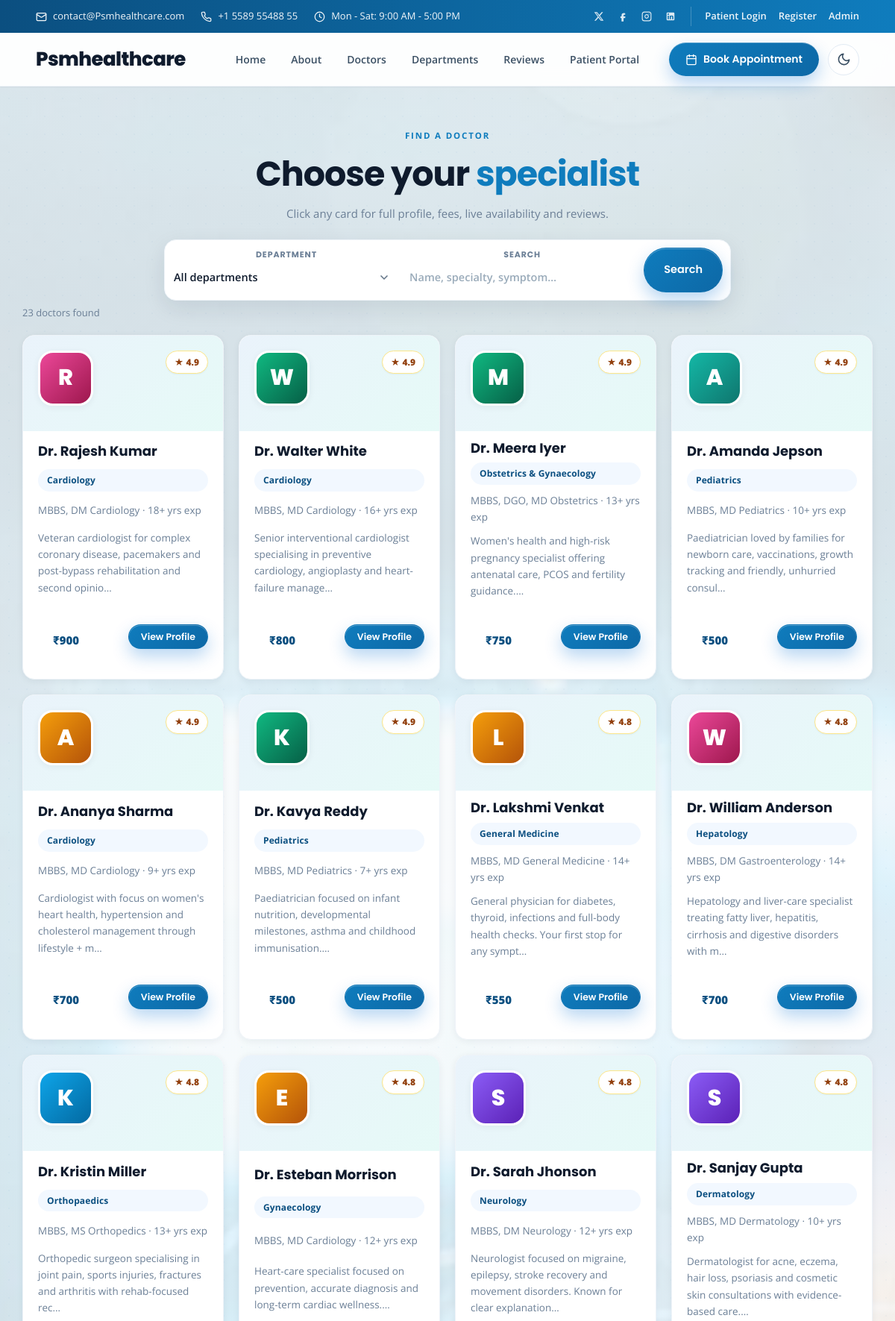
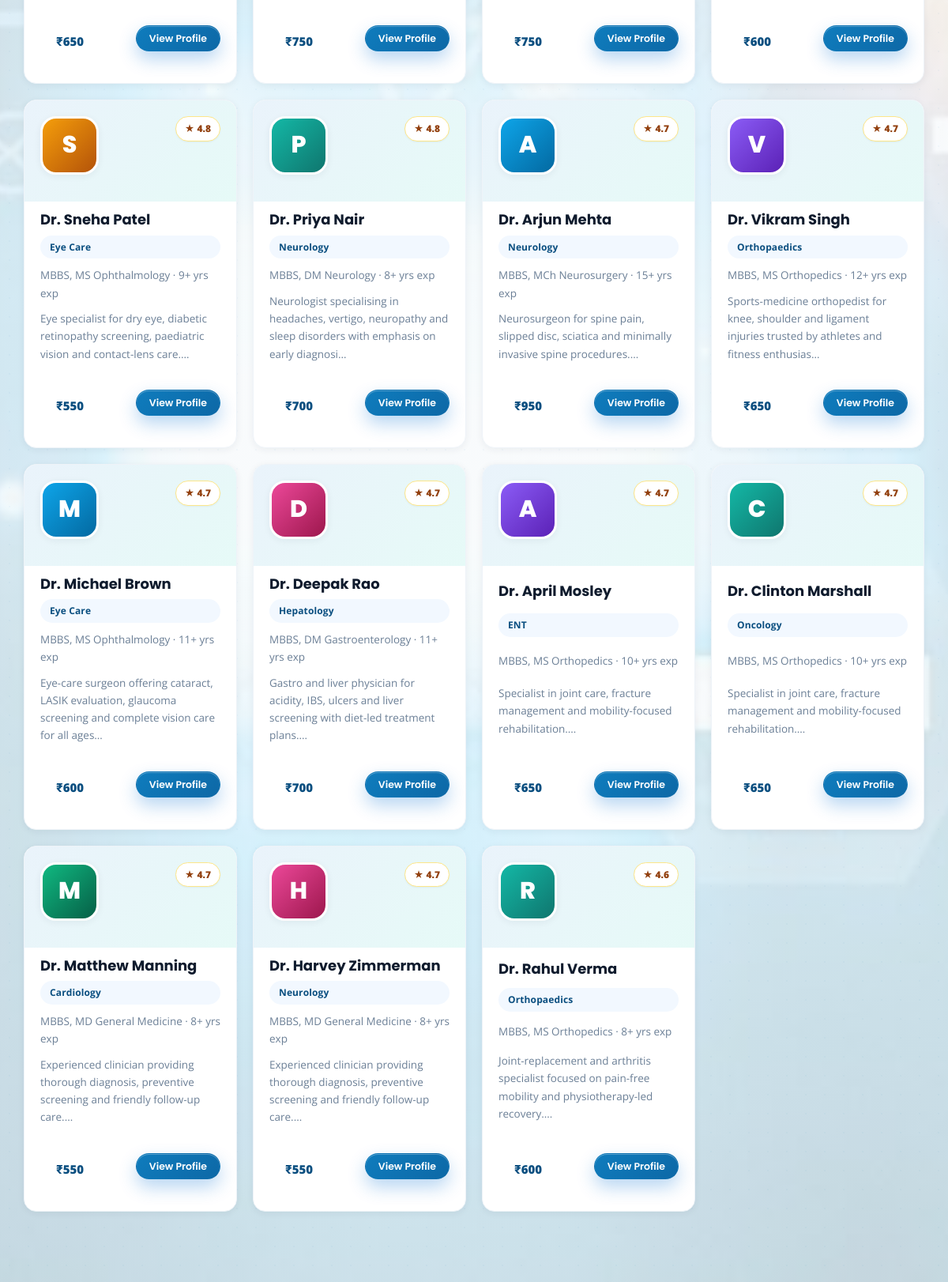
Page /doctors (upper part) on the committed database (2 pictures, top to bottom).
### tables this page shows
CREATE TABLE doctors (
        id INTEGER PRIMARY KEY AUTOINCREMENT,
        name TEXT NOT NULL,
        branch_id INTEGER NOT NULL REFERENCES branches(id) ON DELETE CASCADE
    , qualification TEXT NOT NULL DEFAULT '', experience INTEGER NOT NULL DEFAULT 0, bio TEXT NOT NULL DEFAULT '', languages TEXT NOT NULL DEFAULT 'English', fee INTEGER NOT NULL DEFAULT 500, rating REAL NOT NULL DEFAULT 4.8);

CREATE TABLE branches (
        id INTEGER PRIMARY KEY AUTOINCREMENT,
        name TEXT NOT NULL UNIQUE
    );

### app.py (the view)
@app.route("/doctors")
def doctors_page():
    q = (request.args.get("q") or "").strip()
    dept = request.args.get("dept", type=int)
    connection = db()
    branches = connection.execute("SELECT * FROM branches ORDER BY name").fetchall()
    sql = """
        SELECT d.*, b.name AS branch FROM doctors d
        JOIN branches b ON b.id = d.branch_id WHERE 1=1
    """
    params = []
    if dept:
        sql += " AND d.branch_id = ?"
        params.append(dept)
    if q:
        sql += " AND (d.name LIKE ? OR d.qualification LIKE ? OR b.name LIKE ?)"
        params += [f"%{q}%", f"%{q}%", f"%{q}%"]
    sql += " ORDER BY d.rating DESC, d.experience DESC"
    doctors = connection.execute(sql, params).fetchall()
    connection.close()
    return render_template("doctors.html", doctors=doctors, branches=branches, q=q, active_dept=dept)

### app.py (called while the page is built)
def db():
    os.makedirs(os.path.dirname(DB_PATH), exist_ok=True)
    connection = sqlite3.connect(DB_PATH)
    connection.row_factory = sqlite3.Row
    connection.execute("PRAGMA foreign_keys = ON")
    return connection

def current_user():
    return session.get("user")

@app.context_processor
def globals_for_templates():
    return {
        "current_user": current_user(),
        "today": date.today().isoformat(),
        "booking_days": BOOKING_DAYS,
        "consultation_fee": CONSULTATION_FEE,
        "currency_symbol": CURRENCY_SYMBOL,
        "hold_minutes": PAYMENT_HOLD_MINUTES
    }

### templates/doctors.html (shortened to what this page needs)
{% extends 'base.html' %}
{% block content %}
<section class="page-hero slim">
    <span class="eyebrow">FIND A DOCTOR</span>
    <h1>Choose your <em>specialist</em></h1>
    <p>Click any card for full profile, fees, live availability and reviews.</p>
    <form class="hero-search centered" method="get">
        <div class="hs-field"><label>Department</label>
            <select name="dept"><option value="">All departments</option>{% for b in branches %}<option value="{{ b.id }}" {% if active_dept==b.id %}selected{% endif %}>{{ b.name }}</option>{% endfor %}</select>
        </div>
        <div class="hs-field"><label>Search</label><input name="q" value="{{ q }}" placeholder="Name, specialty, symptom…"></div>
        <button class="btn btn-primary" type="submit">Search</button>
    </form>
</section>
<section class="section">
    <p class="muted" style="margin-bottom:18px">{{ doctors|length }} doctor{{ 's' if doctors|length != 1 }} found</p>
    <div class="doctors-grid pro-grid">
        {% for doc in doctors %}
        <a class="doctor-card pro-card" href="{{ url_for('doctor_detail', doctor_id=doc.id) }}">
            <div class="doc-top"><div class="doc-photo p-{{ (doc.id % 6) + 1 }}">{{ doc.name[0] }}</div><span class="rating-chip">★ {{ '%.1f'|format(doc.rating or 4.8) }}</span></div>
            <h4>Dr. {{ doc.name }}</h4>
            <span class="badge">{{ doc.branch }}</span>
            <p class="doc-qual">{{ doc.qualification or 'MBBS, MD' }} · {{ doc.experience or 5 }}+ yrs exp</p>
            <p class="doc-bio">{{ (doc.bio or '')[:110] }}…</p>
            <div class="doc-foot"><span class="doc-fee">{{ currency_symbol }}{{ doc.fee if doc.fee is not none else consultation_fee }}</span><span class="btn btn-primary btn-sm">View Profile</span></div>
        </a>
        {% else %}
        <div class="empty"><h3>No doctors match your search</h3><p>Try a different department or keyword.</p></div>
        {% endfor %}
    </div>
</section>
{% endblock %}

### rows in the picture
doctors: name "R", rating "4.9", name "Rajesh Kumar", branch "Cardiology", qualification "MBBS, DM Cardiology", experience "18", bio "Veteran cardiologist for complex coronary disease, pacemakers and post-bypass rehabilitation and second opinio", currency_symbol "₹", fee "900"
doctors: name "W", rating "4.9", name "Walter White", branch "Cardiology", qualification "MBBS, MD Cardiology", experience "16", bio "Senior interventional cardiologist specialising in preventive cardiology, angioplasty and heart-failure manage", currency_symbol "₹", fee "800"
doctors: name "M", rating "4.9", name "Meera Iyer", branch "Obstetrics & Gynaecology", qualification "MBBS, DGO, MD Obstetrics", experience "13", bio "Women's health and high-risk pregnancy specialist offering antenatal care, PCOS and fertility guidance.", currency_symbol "₹", fee "750"
doctors: name "A", rating "4.9", name "Amanda Jepson", branch "Pediatrics", qualification "MBBS, MD Pediatrics", experience "10", bio "Paediatrician loved by families for newborn care, vaccinations, growth tracking and friendly, unhurried consul", currency_symbol "₹", fee "500"
doctors: name "A", rating "4.9", name "Ananya Sharma", branch "Cardiology", qualification "MBBS, MD Cardiology", experience "9", bio "Cardiologist with focus on women's heart health, hypertension and cholesterol management through lifestyle + m", currency_symbol "₹", fee "700"
doctors: name "K", rating "4.9", name "Kavya Reddy", branch "Pediatrics", qualification "MBBS, MD Pediatrics", experience "7", bio "Paediatrician focused on infant nutrition, developmental milestones, asthma and childhood immunisation.", currency_symbol "₹", fee "500"
doctors: name "L", rating "4.8", name "Lakshmi Venkat", branch "General Medicine", qualification "MBBS, MD General Medicine", experience "14", bio "General physician for diabetes, thyroid, infections and full-body health checks. Your first stop for any sympt", currency_symbol "₹", fee "550"
doctors: name "W", rating "4.8", name "William Anderson", branch "Hepatology", qualification "MBBS, DM Gastroenterology", experience "14", bio "Hepatology and liver-care specialist treating fatty liver, hepatitis, cirrhosis and digestive disorders with m", currency_symbol "₹", fee "700"
doctors: name "K", rating "4.8", name "Kristin Miller", branch "Orthopaedics", qualification "MBBS, MS Orthopedics", experience "13", bio "Orthopedic surgeon specialising in joint pain, sports injuries, fractures and arthritis with rehab-focused rec", currency_symbol "₹", fee "650"
doctors: name "E", rating "4.8", name "Esteban Morrison", branch "Gynaecology", qualification "MBBS, MD Cardiology", experience "12", bio "Heart-care specialist focused on prevention, accurate diagnosis and long-term cardiac wellness.", currency_symbol "₹", fee "750"
doctors: name "S", rating "4.8", name "Sarah Jhonson", branch "Neurology", qualification "MBBS, DM Neurology", experience "12", bio "Neurologist focused on migraine, epilepsy, stroke recovery and movement disorders. Known for clear explanation", currency_symbol "₹", fee "750"
doctors: name "S", rating "4.8", name "Sanjay Gupta", branch "Dermatology", qualification "MBBS, MD Dermatology", experience "10", bio "Dermatologist for acne, eczema, hair loss, psoriasis and cosmetic skin consultations with evidence-based care.", currency_symbol "₹", fee "600"
doctors: name "S", rating "4.8", name "Sneha Patel", branch "Eye Care", qualification "MBBS, MS Ophthalmology", experience "9", bio "Eye specialist for dry eye, diabetic retinopathy screening, paediatric vision and contact-lens care.", currency_symbol "₹", fee "550"
doctors: name "P", rating "4.8", name "Priya Nair", branch "Neurology", qualification "MBBS, DM Neurology", experience "8", bio "Neurologist specialising in headaches, vertigo, neuropathy and sleep disorders with emphasis on early diagnosi", currency_symbol "₹", fee "700"
doctors: name "A", rating "4.7", name "Arjun Mehta", branch "Neurology", qualification "MBBS, MCh Neurosurgery", experience "15", bio "Neurosurgeon for spine pain, slipped disc, sciatica and minimally invasive spine procedures.", currency_symbol "₹", fee "950"
doctors: name "V", rating "4.7", name "Vikram Singh", branch "Orthopaedics", qualification "MBBS, MS Orthopedics", experience "12", bio "Sports-medicine orthopedist for knee, shoulder and ligament injuries trusted by athletes and fitness enthusias", currency_symbol "₹", fee "650"
doctors: name "M", rating "4.7", name "Michael Brown", branch "Eye Care", qualification "MBBS, MS Ophthalmology", experience "11", bio "Eye-care surgeon offering cataract, LASIK evaluation, glaucoma screening and complete vision care for all ages", currency_symbol "₹", fee "600"
doctors: name "D", rating "4.7", name "Deepak Rao", branch "Hepatology", qualification "MBBS, DM Gastroenterology", experience "11", bio "Gastro and liver physician for acidity, IBS, ulcers and liver screening with diet-led treatment plans.", currency_symbol "₹", fee "700"
doctors: name "A", rating "4.7", name "April Mosley", branch "ENT", qualification "MBBS, MS Orthopedics", experience "10", bio "Specialist in joint care, fracture management and mobility-focused rehabilitation.", currency_symbol "₹", fee "650"
doctors: name "C", rating "4.7", name "Clinton Marshall", branch "Oncology", qualification "MBBS, MS Orthopedics", experience "10", bio "Specialist in joint care, fracture management and mobility-focused rehabilitation.", currency_symbol "₹", fee "650"
doctors: name "M", rating "4.7", name "Matthew Manning", branch "Cardiology", qualification "MBBS, MD General Medicine", experience "8", bio "Experienced clinician providing thorough diagnosis, preventive screening and friendly follow-up care.", currency_symbol "₹", fee "550"
doctors: name "H", rating "4.7", name "Harvey Zimmerman", branch "Neurology", qualification "MBBS, MD General Medicine", experience "8", bio "Experienced clinician providing thorough diagnosis, preventive screening and friendly follow-up care.", currency_symbol "₹", fee "550"
doctors: name "R", rating "4.6", name "Rahul Verma", branch "Orthopaedics", qualification "MBBS, MS Orthopedics", experience "8", bio "Joint-replacement and arthritis specialist focused on pain-free mobility and physiotherapy-led recovery.", currency_symbol "₹", fee "600"

### other values in the picture
{{ doctors|length }} "23"
{{ 's' if doctors|length != 1 }} "s"
